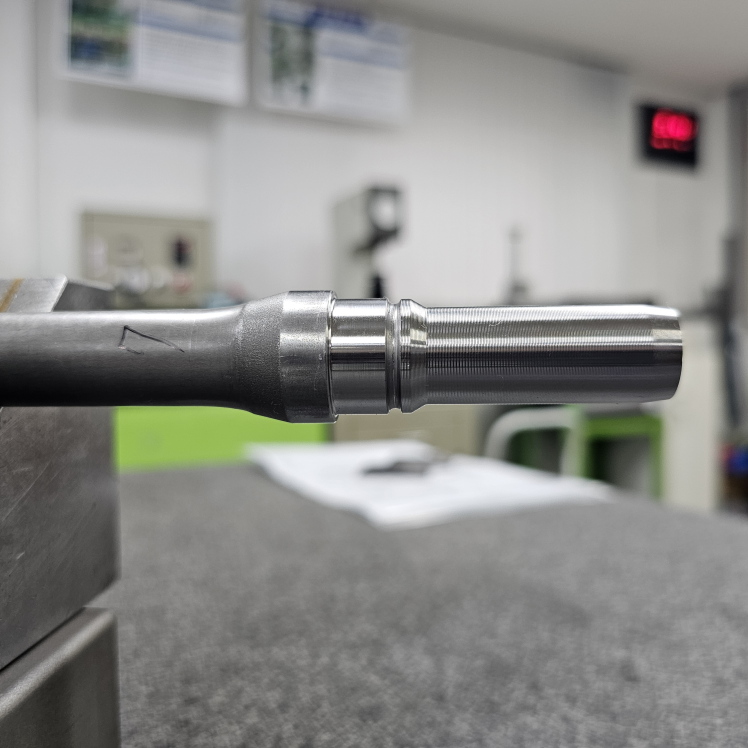
#> input picture 12_System_Integration/measurement/images/sample_07.jpg, 2992 x 2992 px (shown at 1/4 size)
$ python -i measurement_engine_EDGE_V3_REFLECTION.py   (imports and definitions only)
#> lines starting #> are read from the running program, lines starting #| are printed output that depends on the picture; after the words box and inside, x2 and y2 are one past the last pixel; in counts of white or black regions, pixels touching at a corner belong together
"""V3 reflection-band-aware physical outer-edge experiment for shaft OD measurement.

Design goals
------------
* YOLO supplies only the horizontal measurement location / a generous ROI.
* Pair acceptance never uses ``box_h * ratio``.
* A physical silhouette is preferred: bright->dark at the top (negative
  gradient), dark->bright at the bottom (positive gradient), with background
  brighter than the material immediately inside the boundary.
* The 31 columns are selected jointly with dynamic programming, then robust
  top/bottom lines are fitted and one line-consistent pass is made.
* Sub-pixel interpolation, MAD filtering, median reporting, and the existing
  3-point calibration are retained.

This is an experimental file.  It does not modify any V1 source file.
"""

from __future__ import annotations

import argparse
import csv
import json
from dataclasses import dataclass
from pathlib import Path
from typing import Iterable

import cv2
import numpy as np


@dataclass(frozen=True)
class Pair:
    top_i: int
    bottom_i: int
    top: float
    bottom: float
    diameter: float
    top_gradient: float
    bottom_gradient: float
    strength_score: float
    contrast_score: float
    local_score: float


# [46 lines left out: functions subpixel_peak, local_extrema, robust01, edge_contrast, not called in this run]


def _largest_true_run(mask_1d: np.ndarray) -> tuple[int, int] | None:
    """Return [start, end) of the longest True run."""
    best = None
    start = None
    for i, v in enumerate(mask_1d.tolist() + [False]):
        if v and start is None:
            start = i
        elif not v and start is not None:
            if best is None or (i - start) > (best[1] - best[0]):
                best = (start, i)
            start = None
    return best


def build_reflection_mask(gray: np.ndarray) -> tuple[np.ndarray, dict]:
    """Detect narrow reflection/machining bands without hard-coded image coordinates.

    Seven OpenCV mechanisms are used:
      1) threshold / inRange
      2) morphology OPEN / CLOSE
      3) MORPH_TOPHAT
      4) MORPH_BLACKHAT
      5) connectedComponentsWithStats
      6) contour width/height/aspect filtering
      7) automatic ROI-interior / silhouette-fringe masking

    The mask is NOT painted into the image.  It is used only to reject edge
    candidates that lie on detected reflection bands.
    """
    h, w = gray.shape
    if h < 20 or w < 10:
        return np.zeros_like(gray, dtype=np.uint8), {"components": 0, "mask_pixels": 0}

    blur = cv2.GaussianBlur(gray, (5, 5), 0)

    # 1) Intensity threshold / inRange.
    otsu_t, _ = cv2.threshold(blur, 0, 255, cv2.THRESH_BINARY + cv2.THRESH_OTSU)
    p15, p85 = np.percentile(blur, [15, 85])
    bright_low = int(np.clip(max(float(otsu_t) + 12.0, float(p85)), 0, 255))
    dark_high = int(np.clip(min(float(otsu_t) - 12.0, float(p15)), 0, 255))
    bright = cv2.inRange(blur, bright_low, 255)
    dark = cv2.inRange(blur, 0, dark_high)

    # 3,4) Thin horizontal bright/dark band emphasis.
    ky = max(9, int(round(0.035 * h)))
    if ky % 2 == 0:
        ky += 1
    vertical_kernel = cv2.getStructuringElement(cv2.MORPH_RECT, (1, ky))
    top_hat = cv2.morphologyEx(blur, cv2.MORPH_TOPHAT, vertical_kernel)
    black_hat = cv2.morphologyEx(blur, cv2.MORPH_BLACKHAT, vertical_kernel)

    top_thr = max(6, int(np.percentile(top_hat, 90)))
    black_thr = max(6, int(np.percentile(black_hat, 90)))
    _, top_bin = cv2.threshold(top_hat, top_thr, 255, cv2.THRESH_BINARY)
    _, black_bin = cv2.threshold(black_hat, black_thr, 255, cv2.THRESH_BINARY)

    # Use intensity AND morphology evidence to avoid masking the bright background.
    candidate = cv2.bitwise_or(
        cv2.bitwise_and(bright, top_bin),
        cv2.bitwise_and(dark, black_bin),
    )

    # 2) Morphology OPEN/CLOSE: remove speckle, connect horizontal bands.
    open_w = max(3, int(round(0.02 * w)))
    close_w = max(7, int(round(0.10 * w)))
    open_kernel = cv2.getStructuringElement(cv2.MORPH_RECT, (open_w, 1))
    close_kernel = cv2.getStructuringElement(cv2.MORPH_RECT, (close_w, 3))
    cleaned = cv2.morphologyEx(candidate, cv2.MORPH_OPEN, open_kernel)
    cleaned = cv2.morphologyEx(cleaned, cv2.MORPH_CLOSE, close_kernel)

    # Coarse silhouette from dark-row occupancy.  This is only for restricting
    # where a detected band may be masked; it does not define the measured OD.
    _, dark_body = cv2.threshold(blur, int(otsu_t), 255, cv2.THRESH_BINARY_INV)
    row_fraction = np.mean(dark_body > 0, axis=1)
    run = _largest_true_run(row_fraction >= 0.35)

    allowed_region = np.zeros_like(gray, dtype=np.uint8)
    coarse_top = None
    coarse_bottom = None
    if run is not None and (run[1] - run[0]) >= max(30, int(0.15 * h)):
        coarse_top, coarse_bottom = run
        guard = max(5, int(round(0.012 * (coarse_bottom - coarse_top))))
        # 7a) central/interior reflection mask region.
        i1 = min(h, coarse_top + guard)
        i2 = max(0, coarse_bottom - guard)
        if i2 > i1:
            allowed_region[i1:i2, :] = 255

        # 7b) very narrow fringe just OUTSIDE the coarse silhouette.
        # Keep a 2-pixel safety gap so the primary silhouette edge itself is not masked.
        fringe = max(8, int(round(0.018 * h)))
        t1, t2 = max(0, coarse_top - fringe), max(0, coarse_top - 2)
        b1, b2 = min(h, coarse_bottom + 2), min(h, coarse_bottom + fringe)
        if t2 > t1:
            allowed_region[t1:t2, :] = 255
        if b2 > b1:
            allowed_region[b1:b2, :] = 255
    else:
        # Conservative fallback: only the middle 80% of ROI.
        allowed_region[int(0.10*h):int(0.90*h), :] = 255

    cleaned = cv2.bitwise_and(cleaned, allowed_region)

    # 5) Connected component filtering.
    nlab, labels, stats, _ = cv2.connectedComponentsWithStats(cleaned, connectivity=8)
    comp_mask = np.zeros_like(cleaned)
    kept_components = 0
    min_width = max(12, int(round(0.22 * w)))
    max_height = max(10, int(round(0.055 * h)))
    min_area = max(20, int(round(0.003 * w * h)))
    for lab in range(1, nlab):
        x, y, cw, ch, area = stats[lab]
        aspect = cw / max(ch, 1)
        if cw >= min_width and ch <= max_height and aspect >= 3.0 and area >= min_area:
            comp_mask[labels == lab] = 255
            kept_components += 1

    # 6) Contour width/height/aspect filtering as a second geometric guard.
    contour_mask = np.zeros_like(comp_mask)
    contours, _ = cv2.findContours(comp_mask, cv2.RETR_EXTERNAL, cv2.CHAIN_APPROX_SIMPLE)
    kept_contours = 0
    for cnt in contours:
        x, y, cw, ch = cv2.boundingRect(cnt)
        aspect = cw / max(ch, 1)
        if cw >= min_width and ch <= max_height and aspect >= 3.0:
            cv2.drawContours(contour_mask, [cnt], -1, 255, thickness=cv2.FILLED)
            kept_contours += 1

    info = {
        "otsu_threshold": float(otsu_t),
        "bright_low": int(bright_low),
        "dark_high": int(dark_high),
        "components": int(kept_components),
        "contours": int(kept_contours),
        "mask_pixels": int(np.count_nonzero(contour_mask)),
        "mask_ratio": float(np.count_nonzero(contour_mask) / contour_mask.size),
        "coarse_top": None if coarse_top is None else int(coarse_top),
        "coarse_bottom": None if coarse_bottom is None else int(coarse_bottom),
    }
    return contour_mask, info


# [305 lines left out: functions _candidate_is_masked, candidates_for_x, transition_cost, select_continuous_path, robust_line_mask, reselect_near_lines and 5 more, not called in this run]


# [2 lines not run here, left out]

>>> import cv2
>>> picture = cv2.imread('images/sample_07.jpg', cv2.IMREAD_GRAYSCALE)
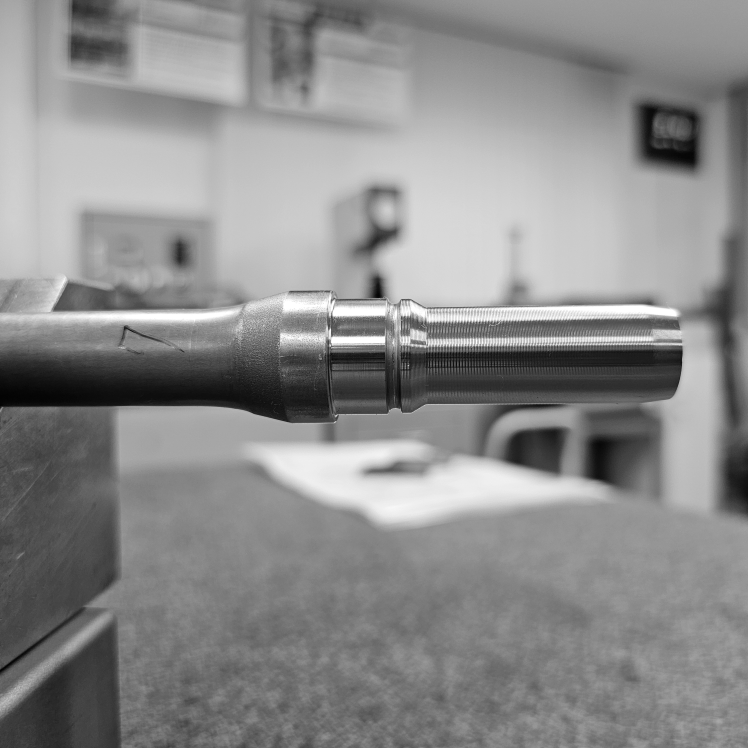
#> picture: shape (2992, 2992) (shown at 1/4 size); min 0, max 255, mean 139.2
>>> result = build_reflection_mask(picture)
#> in build_reflection_mask, `otsu_t, _ = cv2.threshold(blur, 0, 255, cv2.THRESH_BINARY + cv2.THRESH..`: otsu_t = 136
#> in build_reflection_mask, `p15, p85 = np.percentile(blur, [15, 85])`: p15 = 86; p85 = 194
#> in build_reflection_mask, `dark_high = int(np.clip(min(float(otsu_t) - 12.0, float(p15)), 0, 255))`: dark_high = 86
#> in build_reflection_mask, `bright = cv2.inRange(blur, bright_low, 255)`:
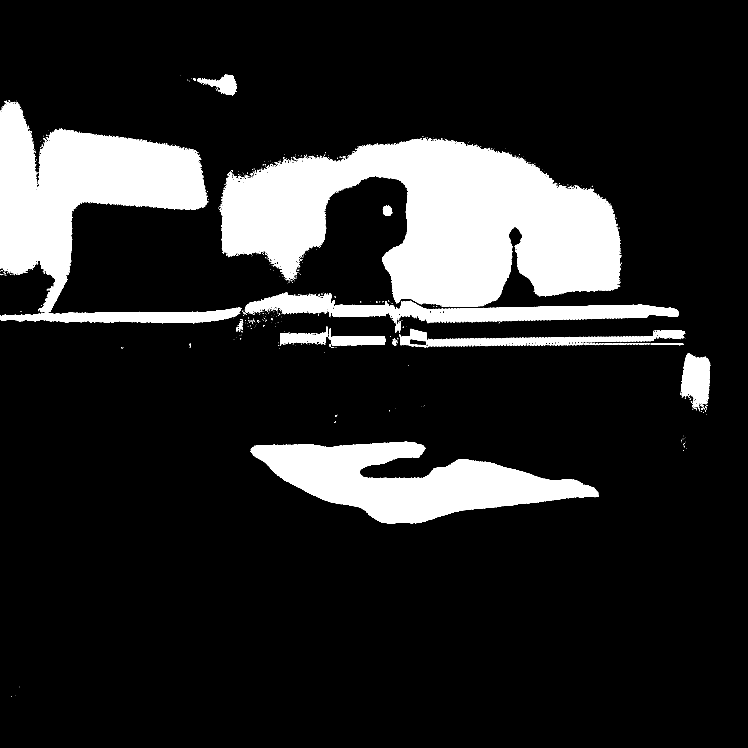
#> bright: shape (2992, 2992) (shown at 1/4 size); 15.2% white; 825 white regions (651 under 20 px), largest, box (x1, y1, x2, y2) and area: (879, 553, 2485, 1227) 637693, (0, 405, 833, 1249) 304964, (1006, 1767, 2396, 2094) 229032
#> in build_reflection_mask, `dark = cv2.inRange(blur, 0, dark_high)`:
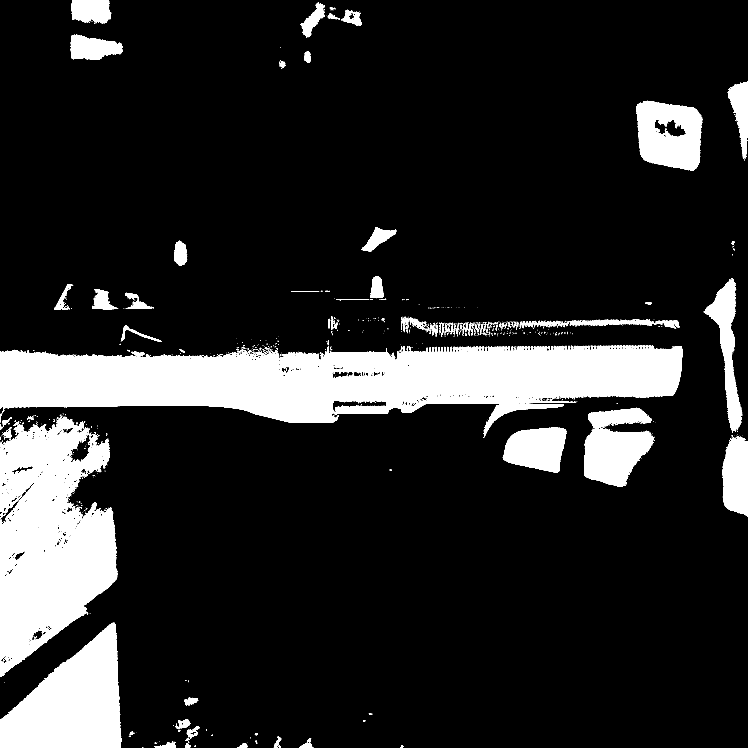
#> dark: shape (2992, 2992) (shown at 1/4 size); 15.1% white; 995 white regions (763 under 20 px), largest, box (x1, y1, x2, y2) and area: (0, 1381, 2730, 1691) 568208, (0, 1667, 471, 2706) 314317, (0, 2491, 487, 2992) 150535
#> in build_reflection_mask, `black_hat = cv2.morphologyEx(blur, cv2.MORPH_BLACKHAT, vertical_kernel)`:
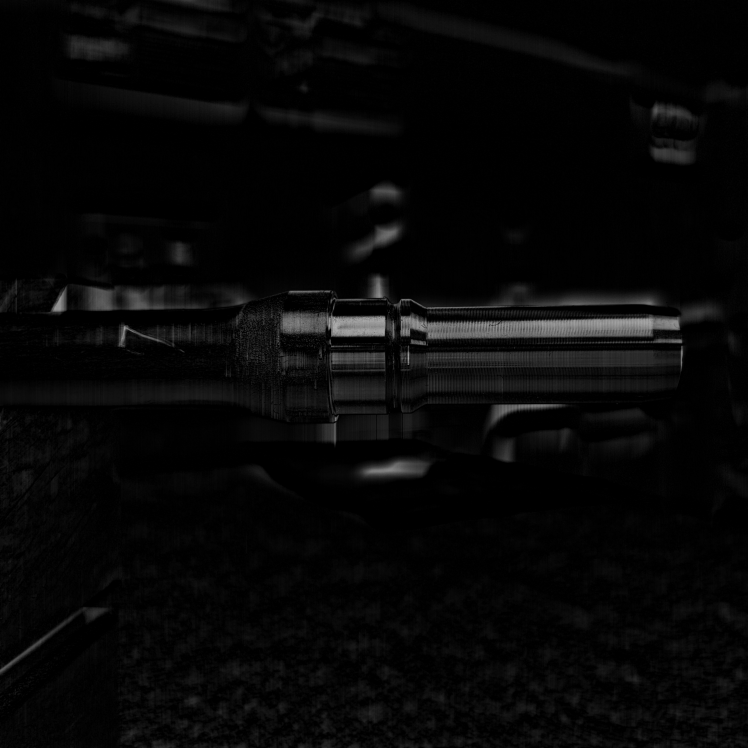
#> black_hat: shape (2992, 2992) (shown at 1/4 size); min 0, max 195, mean 7.3
#> in build_reflection_mask, `top_thr = max(6, int(np.percentile(top_hat, 90)))`: top_thr = 15
#> in build_reflection_mask, `black_thr = max(6, int(np.percentile(black_hat, 90)))`: black_thr = 17
#> in build_reflection_mask, `_, top_bin = cv2.threshold(top_hat, top_thr, 255, cv2.THRESH_BINARY)`:
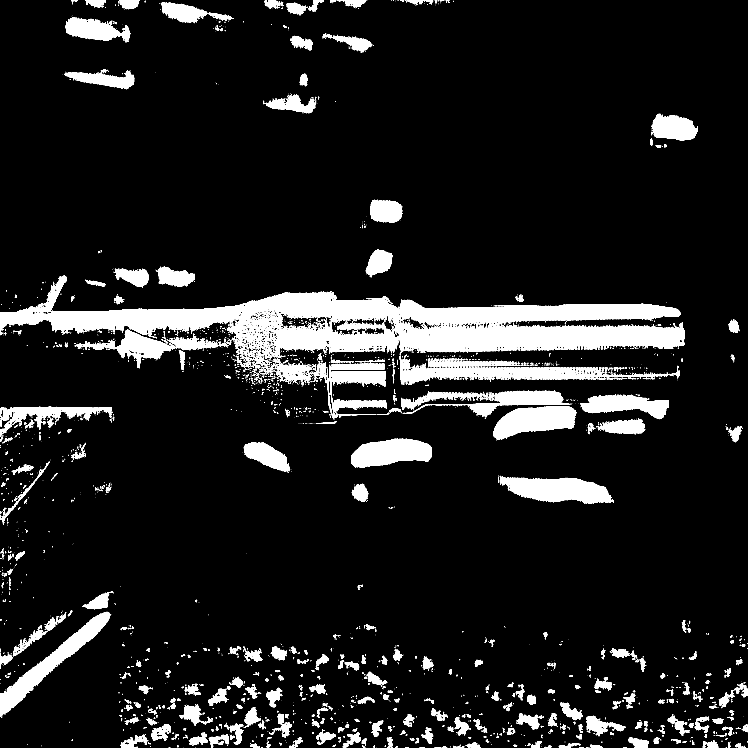
#> top_bin: shape (2992, 2992) (shown at 1/4 size); 9.9% white; 3316 white regions (2437 under 20 px), largest, box (x1, y1, x2, y2) and area: (0, 1101, 2740, 1430) 319113, (0, 2447, 442, 2868) 32427, (1999, 1903, 2455, 2015) 32212
#> in build_reflection_mask, `_, black_bin = cv2.threshold(black_hat, black_thr, 255, cv2.THRESH_BIN..`: black_bin: shape (2992, 2992); 9.9% white; 3519 white regions (2641 under 20 px), largest, box (x1, y1, x2, y2) and area: (861, 1095, 2889, 1504) 235429, (1598, 1381, 2739, 1576) 116076, (1314, 1405, 1546, 1660) 40825
#> in build_reflection_mask, `candidate = cv2.bitwise_or( cv2.bitwise_and(bright, top_bin), cv2.bitw..`: candidate: shape (2992, 2992); 6.6% white; 2348 white regions (1767 under 20 px), largest, box (x1, y1, x2, y2) and area: (1599, 1385, 2730, 1576) 114684, (1599, 1203, 2716, 1293) 51720, (1314, 1406, 1542, 1656) 34879
#> in build_reflection_mask, `cleaned = cv2.morphologyEx(candidate, cv2.MORPH_OPEN, open_kernel)`: cleaned: shape (2992, 2992); 3.8% white; 65 white regions, largest, box (x1, y1, x2, y2) and area: (1603, 1402, 2731, 1472) 57064, (1678, 1220, 2717, 1282) 37403, (0, 1239, 964, 1290) 30444
#> in build_reflection_mask, `cleaned = cv2.morphologyEx(cleaned, cv2.MORPH_CLOSE, close_kernel)`: cleaned: shape (2992, 2992); 4.3% white; 33 white regions, largest, box (x1, y1, x2, y2) and area: (0, 1183, 2992, 1290) 109335, (1112, 1402, 2731, 1472) 82688, (1007, 1770, 1703, 1873) 42378
#> in build_reflection_mask, `_, dark_body = cv2.threshold(blur, int(otsu_t), 255, cv2.THRESH_BINARY..`:
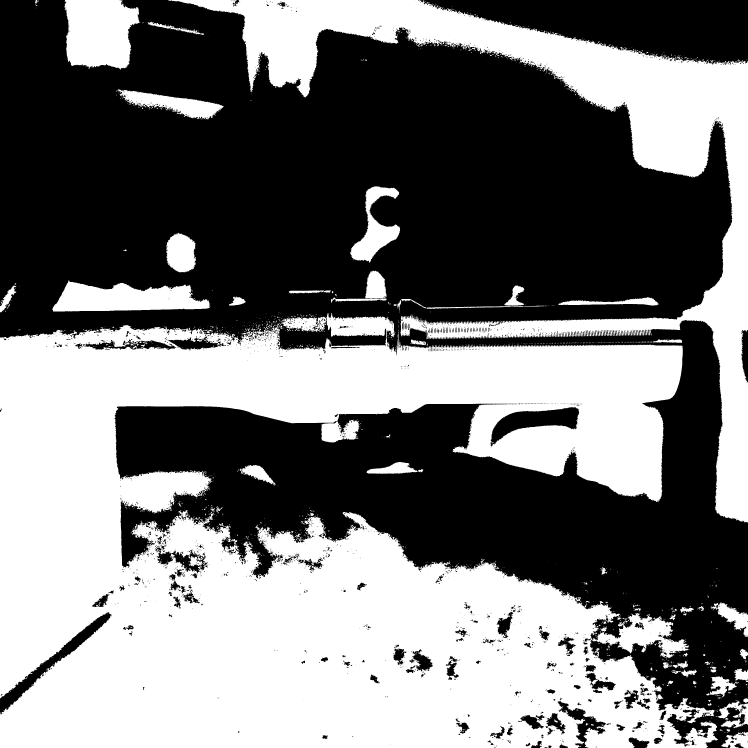
#> dark_body: shape (2992, 2992) (shown at 1/4 size); 46.4% white; 1680 white regions (1471 under 20 px), largest, box (x1, y1, x2, y2) and area: (0, 1252, 2872, 2992) 3133154, (673, 0, 2992, 2090) 719777, (258, 0, 561, 280) 67499
#> in build_reflection_mask, `row_fraction = np.mean(dark_body > 0, axis=1)`: row_fraction = 2992 values, max 0.948 at index 2946, min 0.0237 at index 742, mean 0.464
#> the loop in _largest_true_run, `for i, v in enumerate(mask_1d.tolist() + [False]):` made 2993 passes
#> best on passes 277, 1978, 2993: (0, 276), (1381, 1977), (2124, 2992)
#> in build_reflection_mask, `run = _largest_true_run(row_fraction >= 0.35)`: run = (2124, 2992)
#> in build_reflection_mask, `coarse_top, coarse_bottom = run`: coarse_top = 2124; coarse_bottom = 2992
#> in build_reflection_mask, `guard = max(5, int(round(0.012 * (coarse_bottom - coarse_top))))`: guard = 10
#> in build_reflection_mask, `i1 = min(h, coarse_top + guard)`: i1 = 2134
#> in build_reflection_mask, `i2 = max(0, coarse_bottom - guard)`: i2 = 2982
#> in build_reflection_mask, `t1, t2 = max(0, coarse_top - fringe), max(0, coarse_top - 2)`: t1 = 2070; t2 = 2122
#> in build_reflection_mask, `b1, b2 = min(h, coarse_bottom + 2), min(h, coarse_bottom + fringe)`: b1 = 2992
#> in build_reflection_mask, `cleaned = cv2.bitwise_and(cleaned, allowed_region)`:
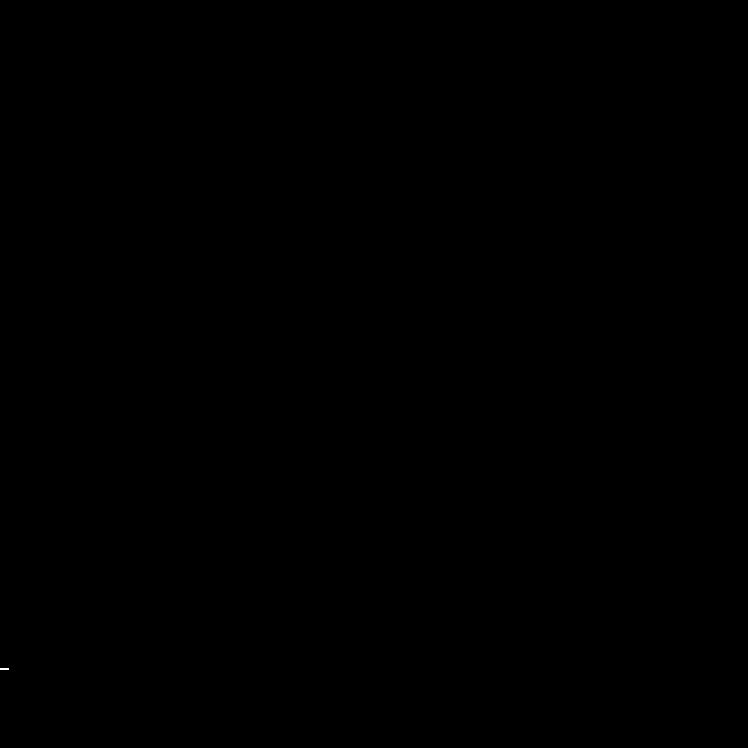
#> cleaned: shape (2992, 2992) (shown at 1/4 size); 0% white; 1 white region, box (x1, y1, x2, y2) and area: (0, 2675, 36, 2679) 136
#> in build_reflection_mask, `nlab, labels, stats, _ = cv2.connectedComponentsWithStats(cleaned, con..`: nlab = 2; stats = [[0, 0, 2992, 2992, 8951928], [0, 2675, 36, 4, 136]]
#> the loop in build_reflection_mask, `for lab in range(1, nlab):` made 1 pass
#> (x, y, cw, ch, area, aspect) on pass 1: (0, 2675, 36, 4, 136, 9)
#> after the loop in build_reflection_mask, `for lab in range(1, nlab):`: comp_mask: shape (2992, 2992); every value is 0
#> after the loop in build_reflection_mask, `for lab in range(1, nlab):`: kept_components = 0
#> in build_reflection_mask, `contours, _ = cv2.findContours(comp_mask, cv2.RETR_EXTERNAL, cv2.CHAIN..`: contours = []
#> after the loop in build_reflection_mask, `for cnt in contours:`: kept_contours = 0
